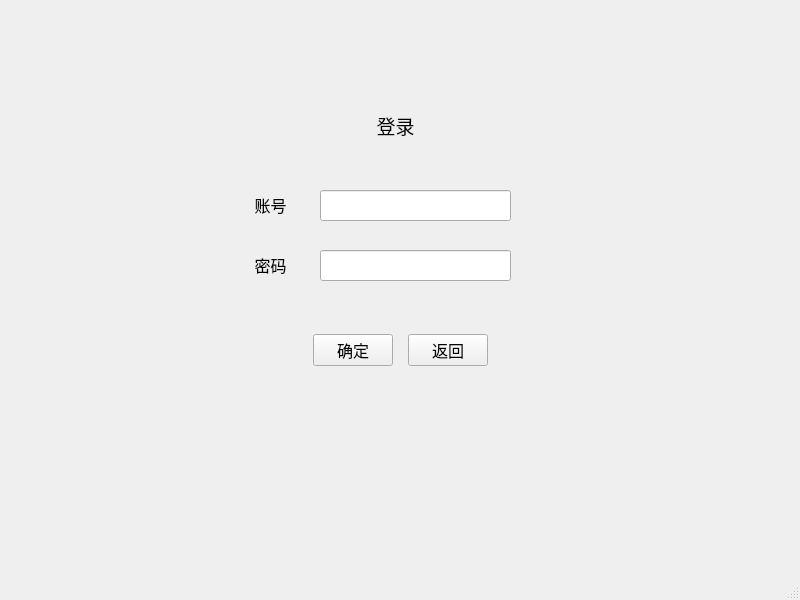
<?xml version="1.0" encoding="UTF-8"?>
<ui version="4.0">
 <class>Login</class>
 <widget class="QMainWindow" name="Login">
  <property name="geometry">
   <rect>
    <x>0</x>
    <y>0</y>
    <width>800</width>
    <height>600</height>
   </rect>
  </property>
  <property name="windowTitle">
   <string>MainWindow</string>
  </property>
  <widget class="QWidget" name="centralwidget">
   <widget class="QLabel" name="label_2">
    <property name="geometry">
     <rect>
      <x>230</x>
      <y>180</y>
      <width>81</width>
      <height>51</height>
     </rect>
    </property>
    <property name="sizePolicy">
     <sizepolicy hsizetype="Maximum" vsizetype="Maximum">
      <horstretch>0</horstretch>
      <verstretch>0</verstretch>
     </sizepolicy>
    </property>
    <property name="font">
     <font>
      <family>等线</family>
      <pointsize>12</pointsize>
     </font>
    </property>
    <property name="text">
     <string>&lt;html&gt;&lt;head/&gt;&lt;body&gt;&lt;p align=&quot;center&quot;&gt;&lt;span style=&quot; font-size:12pt;&quot;&gt;账号&lt;/span&gt;&lt;/p&gt;&lt;/body&gt;&lt;/html&gt;</string>
    </property>
    <property name="textFormat">
     <enum>Qt::RichText</enum>
    </property>
    <property name="alignment">
     <set>Qt::AlignCenter</set>
    </property>
    <property name="wordWrap">
     <bool>false</bool>
    </property>
   </widget>
   <widget class="QLabel" name="label">
    <property name="geometry">
     <rect>
      <x>340</x>
      <y>90</y>
      <width>111</width>
      <height>71</height>
     </rect>
    </property>
    <property name="sizePolicy">
     <sizepolicy hsizetype="Maximum" vsizetype="Maximum">
      <horstretch>0</horstretch>
      <verstretch>0</verstretch>
     </sizepolicy>
    </property>
    <property name="font">
     <font>
      <family>等线</family>
      <pointsize>14</pointsize>
     </font>
    </property>
    <property name="text">
     <string>&lt;html&gt;&lt;head/&gt;&lt;body&gt;&lt;p align=&quot;center&quot;&gt;登录&lt;/p&gt;&lt;/body&gt;&lt;/html&gt;</string>
    </property>
    <property name="textFormat">
     <enum>Qt::AutoText</enum>
    </property>
    <property name="alignment">
     <set>Qt::AlignCenter</set>
    </property>
    <property name="wordWrap">
     <bool>false</bool>
    </property>
   </widget>
   <widget class="QLineEdit" name="PasswordLineEdit">
    <property name="geometry">
     <rect>
      <x>320</x>
      <y>250</y>
      <width>191</width>
      <height>31</height>
     </rect>
    </property>
    <property name="autoFillBackground">
     <bool>false</bool>
    </property>
   </widget>
   <widget class="QLineEdit" name="AccountLineEdit">
    <property name="geometry">
     <rect>
      <x>320</x>
      <y>190</y>
      <width>191</width>
      <height>31</height>
     </rect>
    </property>
    <property name="autoFillBackground">
     <bool>false</bool>
    </property>
   </widget>
   <widget class="QWidget" name="horizontalLayoutWidget">
    <property name="geometry">
     <rect>
      <x>0</x>
      <y>330</y>
      <width>801</width>
      <height>41</height>
     </rect>
    </property>
    <layout class="QHBoxLayout" name="horizontalLayout">
     <property name="spacing">
      <number>15</number>
     </property>
     <item>
      <spacer name="horizontalSpacer">
       <property name="orientation">
        <enum>Qt::Horizontal</enum>
       </property>
       <property name="sizeHint" stdset="0">
        <size>
         <width>238</width>
         <height>20</height>
        </size>
       </property>
      </spacer>
     </item>
     <item>
      <widget class="QPushButton" name="ConfirmButton">
       <property name="font">
        <font>
         <family>等线</family>
         <pointsize>12</pointsize>
        </font>
       </property>
       <property name="text">
        <string>确定</string>
       </property>
      </widget>
     </item>
     <item>
      <widget class="QPushButton" name="BackButton">
       <property name="font">
        <font>
         <family>等线</family>
         <pointsize>12</pointsize>
        </font>
       </property>
       <property name="text">
        <string>返回</string>
       </property>
      </widget>
     </item>
     <item>
      <spacer name="horizontalSpacer_2">
       <property name="orientation">
        <enum>Qt::Horizontal</enum>
       </property>
       <property name="sizeHint" stdset="0">
        <size>
         <width>238</width>
         <height>20</height>
        </size>
       </property>
      </spacer>
     </item>
    </layout>
   </widget>
   <widget class="QLabel" name="label_3">
    <property name="geometry">
     <rect>
      <x>230</x>
      <y>240</y>
      <width>81</width>
      <height>51</height>
     </rect>
    </property>
    <property name="sizePolicy">
     <sizepolicy hsizetype="Maximum" vsizetype="Maximum">
      <horstretch>0</horstretch>
      <verstretch>0</verstretch>
     </sizepolicy>
    </property>
    <property name="font">
     <font>
      <family>等线</family>
      <pointsize>12</pointsize>
     </font>
    </property>
    <property name="text">
     <string>&lt;html&gt;&lt;head/&gt;&lt;body&gt;&lt;p align=&quot;center&quot;&gt;&lt;span style=&quot; font-size:12pt;&quot;&gt;密码&lt;/span&gt;&lt;/p&gt;&lt;/body&gt;&lt;/html&gt;</string>
    </property>
    <property name="textFormat">
     <enum>Qt::RichText</enum>
    </property>
    <property name="alignment">
     <set>Qt::AlignCenter</set>
    </property>
    <property name="wordWrap">
     <bool>false</bool>
    </property>
   </widget>
  </widget>
  <widget class="QMenuBar" name="menubar">
   <property name="geometry">
    <rect>
     <x>0</x>
     <y>0</y>
     <width>800</width>
     <height>26</height>
    </rect>
   </property>
  </widget>
  <widget class="QStatusBar" name="statusbar"/>
 </widget>
 <resources/>
 <connections/>
</ui>
